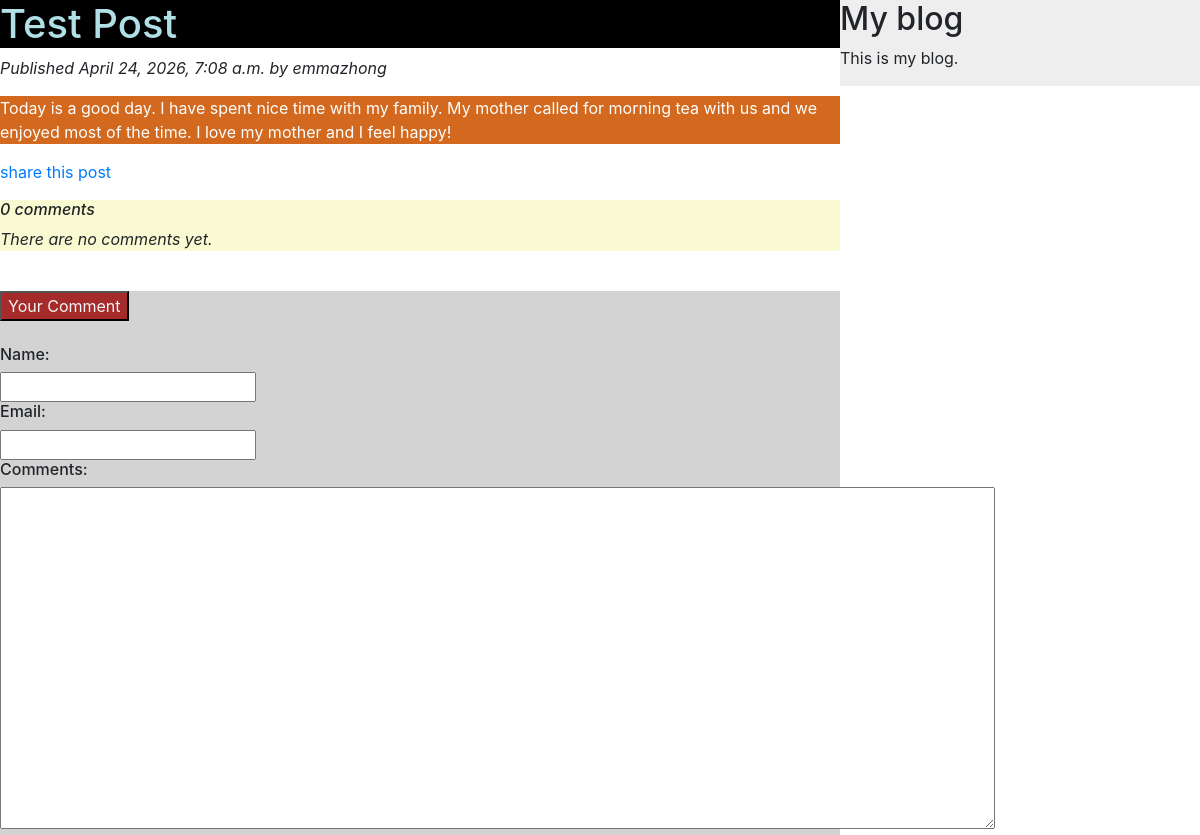
Page /blog/post/2026/04/24/test-post on the earlier database version.
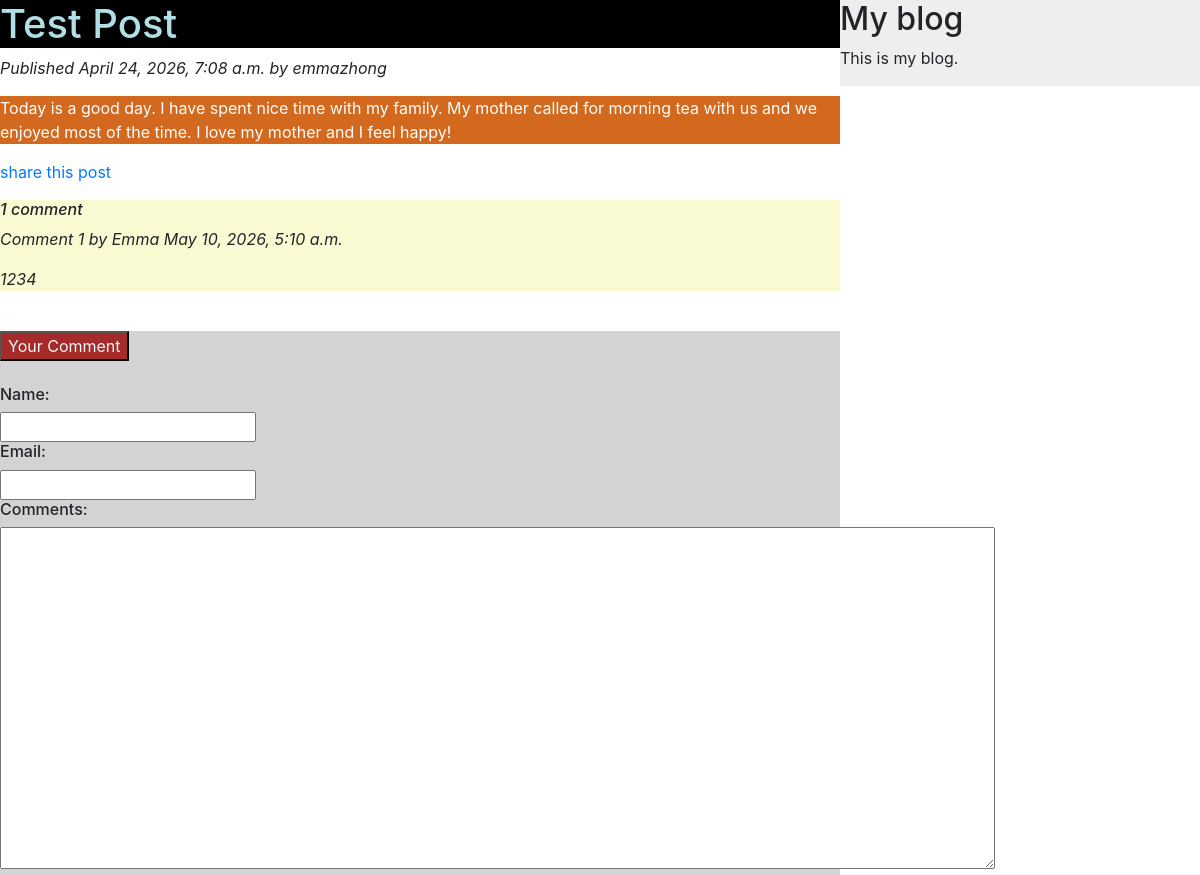
Same page on the later database version.
### blog/models.py (models this page shows, shortened)
class Post(models.Model):
    objects = models.Manager()
    published = PublishedManager()
    STATUS_CHOICES = (
        ('draft', 'Draft'),
        ('published', 'Published'),
    )
    title = models.CharField(max_length=250)
    slug = models.SlugField(max_length=250, unique_for_date='publish')
    author = models.ForeignKey(User, on_delete=models.CASCADE, related_name='blog_posts')
    body = models.TextField()
    publish = models.DateTimeField(default=timezone.now)
    created = models.DateTimeField(auto_now_add=True)
    updated = models.DateTimeField(auto_now_add=True)
    status = models.CharField(max_length=10, choices=STATUS_CHOICES, default='published')
    class Meta:
        ordering = ('-publish', )

class Comment(models.Model):
    post = models.ForeignKey(Post, on_delete=models.CASCADE, related_name='comments')
    name = models.CharField(max_length=80)
    email = models.EmailField()
    body = models.TextField()
    created = models.DateTimeField(auto_now_add=True)
    updated = models.DateTimeField(auto_now=True)
    active = models.BooleanField(default=True)
    class Meta:
        ordering = ('created', )

### blog/views.py (the view)
# urls.py: path('post/<int:year>/<int:month>/<int:day>/<slug:post>', views.post_detail, name='post_detail'),
def post_detail(request, year, month, day, post):
    post = get_object_or_404(Post, slug=post, status='published', publish__year=year, publish__month=month, publish__day=day)
    comments = post.comments.filter(active=True)
    comment_form = None
    new_comment = None
    if request.method == 'POST':
        comment_form = CommentForm(data=request.POST)
        if comment_form.is_valid():
            new_comment = comment_form.save(commit=False)
            new_comment.post = post
            new_comment.save()
    else:
        comment_form = CommentForm()
    return render(request, 'blog/post/detail.html', {'post': post, 'comments': comments, 'comment_form': comment_form, 'new_comment': new_comment})

### blog/forms.py
class CommentForm(forms.ModelForm):
    class Meta:
        model = Comment
        fields = ('name', 'email', 'body')

### blog/templates/blog/post/detail.html (shortened to what this page needs)
{% extends "blog/base.html" %}
{% block content %}
<h1 style="color:powderblue; background-color: black;">{{ post.title }}</h1>
<p class="date" style="font-style: italic;">Published {{ post.publish }} by {{ post.author }}</p>
<div class="content" style="color:white;background-color:chocolate">{{ post.body|linebreaks }}</div>
<p><a href="{% url "blog:post_share" post.id %}">share this post</a></p>
<div class="comments" style="background-color:lightgoldenrodyellow; font-style: italic;">
    {% with post.comments.count as total_comments %}
        <h6>{{ total_comments }} comment{{ total_comments|pluralize }}</h6>
    {% endwith %}
    {% for comment in comments %}
    <div class="comment">
        <p class="info">Comment {{ forloop.counter }} by {{ comment.name }} {{ comment.created }}</p>
        {{ comment.body|linebreaks }}
    </div>
    {% empty %}
    <p>There are no comments yet.</p>
    {% endfor %}
</div>
<br>
<div class="new_comment" style="background-color:lightgrey">
    {% if new_comment %}
        <h6 style="color:brown;">Comment Added</h6>
        <h6 style="color:blue;">\(o^_^o)/</h6>
    {% else %}
        <form action="" method="post">
            <input type="submit" value="Your Comment" style="background-color:brown; color: whitesmoke;"><br><br>
            <h6>Name:</h6>
            <input type="text" id="name" name="name" required><br>
            <h6>Email:</h6>
            <input type="email" id="email" name="email" required><br>
            <h6>Comments:</h6>
            <textarea id="body" name="body" rows="14" cols="95" required></textarea>
        </form>
    {% endif %}
</div>
{% endblock content %}

### blog/templates/blog/base.html (shortened to what this page needs)
{% load static %}
<!DOCTYPE html>
<html>
    <head>
        <link rel="stylesheet" href="https://cdnjs.cloudflare.com/ajax/libs/twitter-bootstrap/4.3.1/css/bootstrap.min.css">
    </head>
    <body>
        <div id="content" style="height:100%;width:70%;float:left;">
            {% block content %}
            {% endblock content %}
        </div>
        <div id="sidebar" style="background-color:#EEEEEE;height:100%;width:30%;float:right;">
            <h2>My blog</h2>
            <p>This is my blog.</p>
        </div>
    </body>
</html>

Differences in the rows shown:
added Comment: name "Emma", created "May 10, 2026, 5:10 a.m.", body "1234"
Other differences:
{{ total_comments }}: "0" → "1"
text no longer shown: "There are no comments yet."
